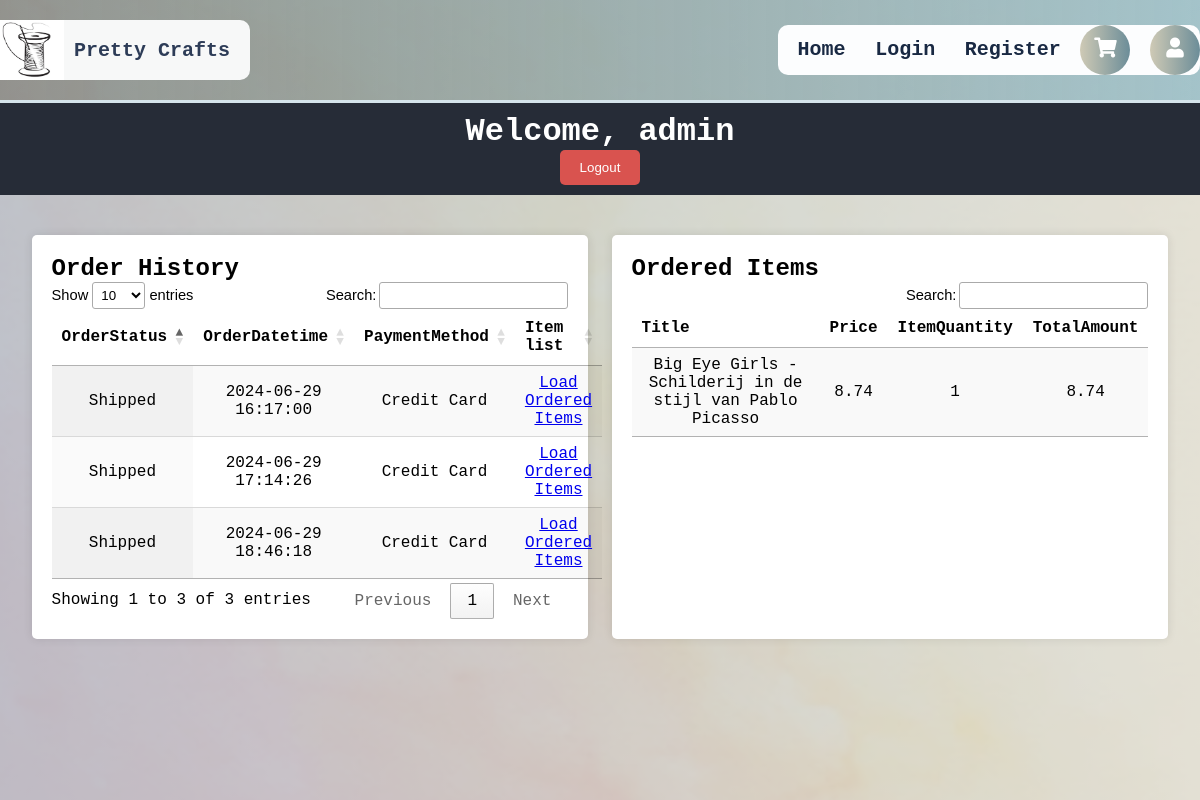
The app's page /App/public/views/profile.php?order_id=1 (signed in) with its own data.
### tables this page shows
CREATE TABLE `orders` (
  `OrderId` int(11) NOT NULL,
  `UserId` int(11) DEFAULT NULL,
  `OrderStatus` varchar(50) DEFAULT NULL,
  `OrderDatetime` datetime DEFAULT NULL,
  `PaymentMethod` varchar(50) DEFAULT NULL
);

CREATE TABLE `ordered_products` (
  `OrderProductId` int(11) NOT NULL,
  `OrderId` int(11) DEFAULT NULL,
  `ProductId` int(11) DEFAULT NULL,
  `ItemQuantity` int(11) DEFAULT NULL,
  `TotalAmount` decimal(10,2) DEFAULT NULL
);

CREATE TABLE `products` (
  `ProductId` int(11) NOT NULL,
  `Title` text DEFAULT NULL,
  `Price` float NOT NULL,
  `ProductQuantity` int(11) NOT NULL,
  `Description` text DEFAULT NULL,
  `ProductImage` text DEFAULT NULL
);

### App/src/data_table_utils.php (the view, shortened to what this page needs)
<?php
function to_data_table($conn, $query_info, $orders_table=FALSE) {
    try {
        $input_query = $query_info['query'];
        $params = $query_info['params'];
        $stmt = prepare_statement($conn, $input_query, $params);
        $rows = fetch_rows($stmt);
        if (!empty($rows)) {
            generate_table_header($stmt, $orders_table);
            generate_table_rows($rows, $orders_table);
        }
    } catch (PDOException $e) {
        echo "Error: " . $e->getMessage();
    } catch (Exception $e) {
        echo "Error: " . $e->getMessage();
    }
}
function prepare_statement($conn, $query, $params) {
    $stmt = $conn->prepare($query);
    foreach ($params as $key => $val) {
        $stmt->bindValue($key, $val);
    }
    return $stmt;
}
function fetch_rows($stmt) {
    $stmt->execute();
    return $stmt->fetchAll(PDO::FETCH_ASSOC);
}
function generate_table_header($stmt, $orders_table) {
    echo "<thead><tr>";
    for ($i = 0; $i < $stmt->columnCount(); $i++) {
        $meta = $stmt->getColumnMeta($i);
        $column_name = $meta['name'];
        if (strpos($column_name, "Id") === false) {
            echo "<th>{$column_name}</th>";
        }
    }
    if ($orders_table) {
        echo "<th>Item list</th>";
    }
    echo "</tr></thead><tbody>";
}
function generate_table_rows($rows, $orders_table) {
    foreach ($rows as $row) {
        $order_id = $row['OrderId'];
        echo "<tr>";
        foreach ($row as $key => $column) {
            if (strpos($key, "Id") === false) {
                echo "<td>{$column}</td>";
            }
        }
        if ($orders_table) {
            echo "<td><a href='profile.php?order_id={$order_id}'>Load Ordered Items</a></td>";
        }
        echo "</tr>";
    }
    echo "</tbody>";
}
?>

### App/public/shared/css/style.css (style rules this page uses)
html { margin: 0; padding: 0; font-family: 'Courier New', Courier, monospace; }
* { box-sizing: border-box; margin: 0; padding: 0; }
body { margin: 0; padding: 0; }
td { padding: 10px; text-align: center; }

### records on screen
orders: OrderStatus "Shipped", OrderDatetime "2024-06-29 16:17:00", PaymentMethod "Credit Card"
orders: OrderStatus "Shipped", OrderDatetime "2024-06-29 17:14:26", PaymentMethod "Credit Card"
orders: OrderStatus "Shipped", OrderDatetime "2024-06-29 18:46:18", PaymentMethod "Credit Card"
ordered_products: ProductId.Title "Big Eye Girls - Schilderij in de stijl van Pablo Picasso", ProductId.Price "8.74", ItemQuantity "1", TotalAmount "8.74"

### other values on screen
$_SESSION['username'] "admin"
$column_name "OrderStatus"
$column_name "OrderDatetime"
$column_name "PaymentMethod"
$column_name "Title"
$column_name "Price"
$column_name "ItemQuantity"
$column_name "TotalAmount"
